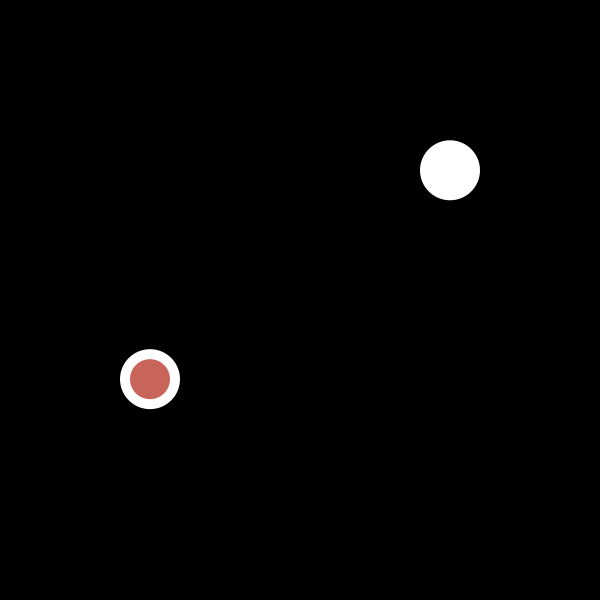
Frame 1 (no input)
Frame 2 (the mouse pressed at the canvas centre, redrawn once): identical to frame 1, image omitted

The Processing sketch that drew this single still picture (run headless with seeded random() and noise(); the mouse was pressed at the canvas centre and the sketch redrawn once):

// Processing sketch: BallGame
// ── BallGame.pde
final float[] RES = {150, 450, 750};
ArrayList<Pos> c;
Player p;

void setup() {
  size(600, 600);

  c = new ArrayList<Pos>();
  c.add(new Pos(RES[0]));
  c.add(new Pos(RES[1]));
  c.add(new Pos(RES[2]));

  p = new Player();
}

void draw() {
  background(0);

  for (Pos p : c) {
    p.show();
    println(p.pos.x + " " + p.pos.y);
  }

  p.show();
  println("\n" + p.pos.x + " " + p.pos.y);
  
  noLoop();
}

// ── Player.pde
class Player {

  PVector pos;
  float r = 20;
  
  Player() {
    pos = new PVector(RES[0], c.get(0).pos.y);
  }

  void update() {
    
  }

  void show() {
    noStroke();
    fill(200, 100, 90);
    ellipse(pos.x, pos.y, r * 2, r * 2);
  }
}

// ── Pos.pde
class Pos {
 
  PVector pos;
  float r = 30;
  
  Pos(float x) {
    pos = new PVector(x, random(0 + r, height - r));
  }
  
  void update() {
    
  }
  
  void show() {
    noStroke();
    fill(255);
    ellipse(pos.x, pos.y, r * 2, r * 2);
  }
}
